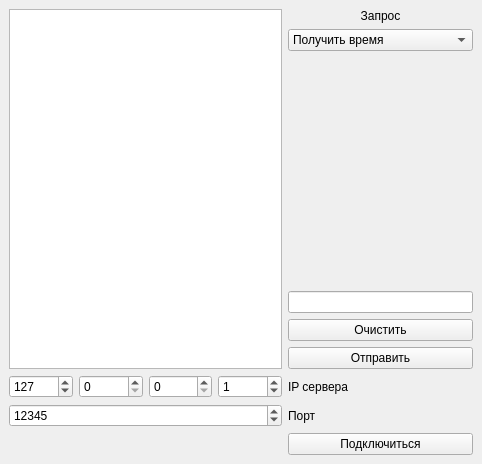
<?xml version="1.0" encoding="UTF-8"?>
<ui version="4.0">
 <class>MainWindow</class>
 <widget class="QMainWindow" name="MainWindow">
  <property name="geometry">
   <rect>
    <x>0</x>
    <y>0</y>
    <width>482</width>
    <height>464</height>
   </rect>
  </property>
  <property name="windowTitle">
   <string>TCPclient</string>
  </property>
  <widget class="QWidget" name="centralwidget">
   <layout class="QGridLayout" name="gridLayout">
    <item row="6" column="1">
     <widget class="QSpinBox" name="spB_ip3">
      <property name="sizePolicy">
       <sizepolicy hsizetype="Preferred" vsizetype="Fixed">
        <horstretch>0</horstretch>
        <verstretch>0</verstretch>
       </sizepolicy>
      </property>
      <property name="maximum">
       <number>255</number>
      </property>
     </widget>
    </item>
    <item row="6" column="3">
     <widget class="QSpinBox" name="spB_ip1">
      <property name="sizePolicy">
       <sizepolicy hsizetype="Preferred" vsizetype="Fixed">
        <horstretch>0</horstretch>
        <verstretch>0</verstretch>
       </sizepolicy>
      </property>
      <property name="maximum">
       <number>255</number>
      </property>
      <property name="value">
       <number>1</number>
      </property>
     </widget>
    </item>
    <item row="7" column="0" colspan="4">
     <widget class="QSpinBox" name="spB_port">
      <property name="minimum">
       <number>1</number>
      </property>
      <property name="maximum">
       <number>65535</number>
      </property>
      <property name="value">
       <number>12345</number>
      </property>
     </widget>
    </item>
    <item row="8" column="4">
     <widget class="QPushButton" name="pb_connect">
      <property name="sizePolicy">
       <sizepolicy hsizetype="Preferred" vsizetype="Fixed">
        <horstretch>0</horstretch>
        <verstretch>0</verstretch>
       </sizepolicy>
      </property>
      <property name="text">
       <string>Подключиться</string>
      </property>
     </widget>
    </item>
    <item row="6" column="2">
     <widget class="QSpinBox" name="spB_ip2">
      <property name="sizePolicy">
       <sizepolicy hsizetype="Preferred" vsizetype="Fixed">
        <horstretch>0</horstretch>
        <verstretch>0</verstretch>
       </sizepolicy>
      </property>
      <property name="maximum">
       <number>255</number>
      </property>
     </widget>
    </item>
    <item row="3" column="4">
     <widget class="QLineEdit" name="le_data">
      <property name="sizePolicy">
       <sizepolicy hsizetype="Preferred" vsizetype="Fixed">
        <horstretch>0</horstretch>
        <verstretch>0</verstretch>
       </sizepolicy>
      </property>
     </widget>
    </item>
    <item row="6" column="0">
     <widget class="QSpinBox" name="spB_ip4">
      <property name="sizePolicy">
       <sizepolicy hsizetype="Preferred" vsizetype="Fixed">
        <horstretch>0</horstretch>
        <verstretch>0</verstretch>
       </sizepolicy>
      </property>
      <property name="maximum">
       <number>255</number>
      </property>
      <property name="value">
       <number>127</number>
      </property>
     </widget>
    </item>
    <item row="5" column="4">
     <widget class="QPushButton" name="pb_request">
      <property name="sizePolicy">
       <sizepolicy hsizetype="Preferred" vsizetype="Fixed">
        <horstretch>0</horstretch>
        <verstretch>0</verstretch>
       </sizepolicy>
      </property>
      <property name="text">
       <string>Отправить</string>
      </property>
     </widget>
    </item>
    <item row="7" column="4">
     <widget class="QLabel" name="lb_port">
      <property name="text">
       <string>Порт</string>
      </property>
     </widget>
    </item>
    <item row="4" column="4">
     <widget class="QPushButton" name="pb_clear">
      <property name="sizePolicy">
       <sizepolicy hsizetype="Preferred" vsizetype="Fixed">
        <horstretch>0</horstretch>
        <verstretch>0</verstretch>
       </sizepolicy>
      </property>
      <property name="text">
       <string>Очистить</string>
      </property>
     </widget>
    </item>
    <item row="6" column="4">
     <widget class="QLabel" name="lb_ip">
      <property name="text">
       <string>IP сервера</string>
      </property>
     </widget>
    </item>
    <item row="8" column="0">
     <widget class="QLabel" name="lb_connectStatus">
      <property name="text">
       <string/>
      </property>
     </widget>
    </item>
    <item row="2" column="4">
     <spacer name="verticalSpacer">
      <property name="orientation">
       <enum>Qt::Vertical</enum>
      </property>
      <property name="sizeHint" stdset="0">
       <size>
        <width>20</width>
        <height>40</height>
       </size>
      </property>
     </spacer>
    </item>
    <item row="0" column="4">
     <widget class="QLabel" name="lb_request">
      <property name="text">
       <string>Запрос</string>
      </property>
      <property name="alignment">
       <set>Qt::AlignCenter</set>
      </property>
     </widget>
    </item>
    <item row="0" column="0" rowspan="6" colspan="4">
     <widget class="QTextBrowser" name="tb_result">
      <property name="sizePolicy">
       <sizepolicy hsizetype="Preferred" vsizetype="Expanding">
        <horstretch>0</horstretch>
        <verstretch>0</verstretch>
       </sizepolicy>
      </property>
     </widget>
    </item>
    <item row="1" column="4">
     <widget class="QComboBox" name="cb_request">
      <property name="sizePolicy">
       <sizepolicy hsizetype="Preferred" vsizetype="Fixed">
        <horstretch>0</horstretch>
        <verstretch>0</verstretch>
       </sizepolicy>
      </property>
      <item>
       <property name="text">
        <string>Получить время</string>
       </property>
      </item>
      <item>
       <property name="text">
        <string>Получить свободное место</string>
       </property>
      </item>
      <item>
       <property name="text">
        <string>Получить статистику</string>
       </property>
      </item>
      <item>
       <property name="text">
        <string>Отправить данные</string>
       </property>
      </item>
      <item>
       <property name="text">
        <string>Очистить память сервера</string>
       </property>
      </item>
     </widget>
    </item>
   </layout>
  </widget>
 </widget>
 <tabstops>
  <tabstop>tb_result</tabstop>
  <tabstop>spB_ip4</tabstop>
  <tabstop>spB_ip3</tabstop>
  <tabstop>spB_ip2</tabstop>
  <tabstop>spB_ip1</tabstop>
  <tabstop>spB_port</tabstop>
  <tabstop>cb_request</tabstop>
  <tabstop>le_data</tabstop>
  <tabstop>pb_clear</tabstop>
  <tabstop>pb_request</tabstop>
  <tabstop>pb_connect</tabstop>
 </tabstops>
 <resources/>
 <connections>
  <connection>
   <sender>pb_clear</sender>
   <signal>clicked()</signal>
   <receiver>tb_result</receiver>
   <slot>clear()</slot>
   <hints>
    <hint type="sourcelabel">
     <x>323</x>
     <y>360</y>
    </hint>
    <hint type="destinationlabel">
     <x>242</x>
     <y>348</y>
    </hint>
   </hints>
  </connection>
 </connections>
</ui>
